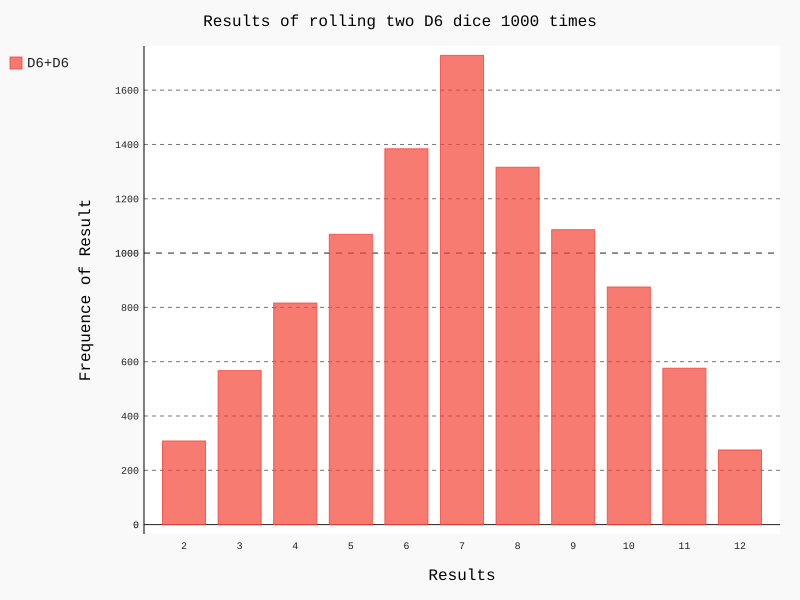

The script that drew this image:
__author__ = 'Administrator'
#! /usr/bin/python<br> # -*- coding:utf8 -*-

from die import Die
import pygal
#创建一个骰子
die_1 = Die()
die_2 = Die()
#掷几次骰子， 并将结果储存在一个列表中
results = []
for roll_num in range(10000):
    result = die_1.roll()+die_2.roll()
    results.append(result)
#分析结果
frequences = []
max_results = die_1.num_sides + die_2.num_sides
'''
for value in range(2,max_results+1):
    frequence = results.count(value)
    frequences.append(frequence)
'''
frequences = [results.count(value) for value in range(2,max_results+1)]
#对结果进行可视化
hist = pygal.Bar()

hist.title = 'Results of rolling two D6 dice 1000 times'
# hist.x_labels = ['2','3','4','5','6','7','8','9','10','11','12']
hist.x_labels = range(2,max_results+1)
hist.x_title = 'Results'
hist.y_title = 'Frequence of Result'
hist.add('D6+D6', frequences)
hist.render_to_file('dice_visual.svg')
